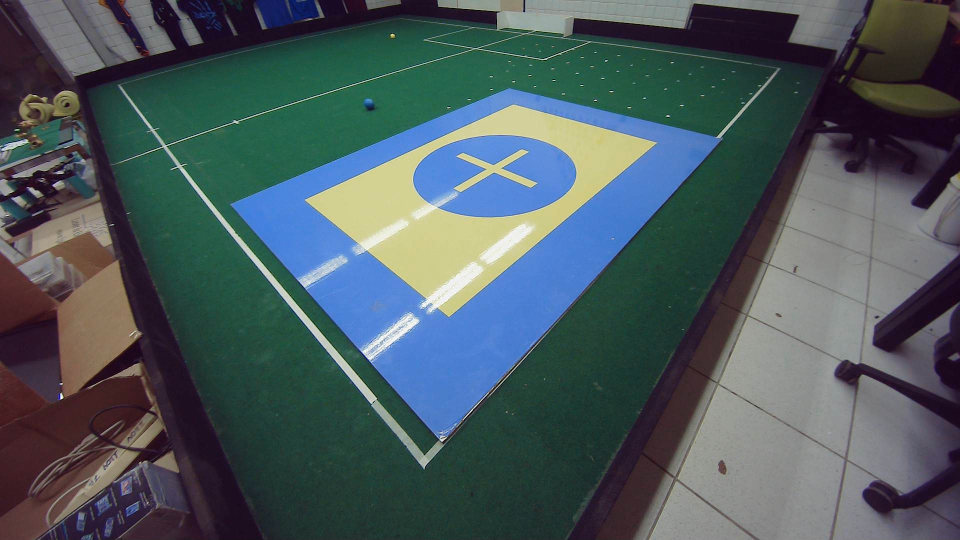
#> input picture basegrande.jpg, 1920 x 1080 px, found by its file name (shown at 1/2 size)
$ python colorfiltering.py
#> lines starting #> are read from the running program, lines starting #| are printed output that depends on the picture; after the words box and inside, x2 and y2 are one past the last pixel; in counts of white or black regions, pixels touching at a corner belong together
import cv2
import numpy as np
from matplotlib import pyplot as plt

# Caminho para a pasta onde está a imagem
caminho_pasta = '/seu/caminho/aqui'
arquivo = 'basegrande.jpg'

# Lendo a imagem especificada no caminho definido anteriormente
frame = cv2.imread(f"{caminho_pasta}/{arquivo}")
#> frame is the input picture: shape (1080, 1920, 3); mean B, G, R 93.3, 89.3, 74.9

# Convertendo a imagem para o espaço de cores HSV (Hue, Saturation, Value)
hsv = cv2.cvtColor(frame, cv2.COLOR_BGR2HSV)
#> hsv: shape (1080, 1920, 3); mean H, S, V 91, 101.3, 104.6

# Definindo os intervalos de cores azul e amarelo
lower_blue = np.array([135, 68, 32])
upper_blue = np.array([255, 178, 127])

lower_yellow = np.array([110, 167, 176])
upper_yellow = np.array([182, 224, 229])

# Criando máscaras para as cores azul e amarelo
mask1 = cv2.inRange(frame, lower_blue, upper_blue)
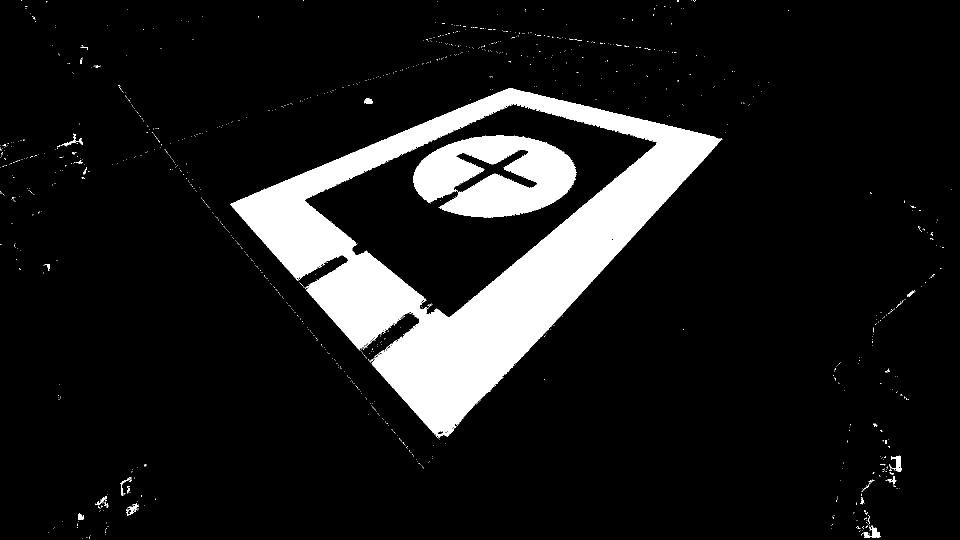
#> mask1: shape (1080, 1920) (shown at 1/2 size); 11.1% white; 1061 white regions (1035 under 20 px), largest, box (x1, y1, x2, y2) and area: (460, 176, 1445, 876) 189296, (826, 270, 1153, 435) 35985, (1723, 1051, 1762, 1076) 396
mask2 = cv2.inRange(frame, lower_yellow, upper_yellow)
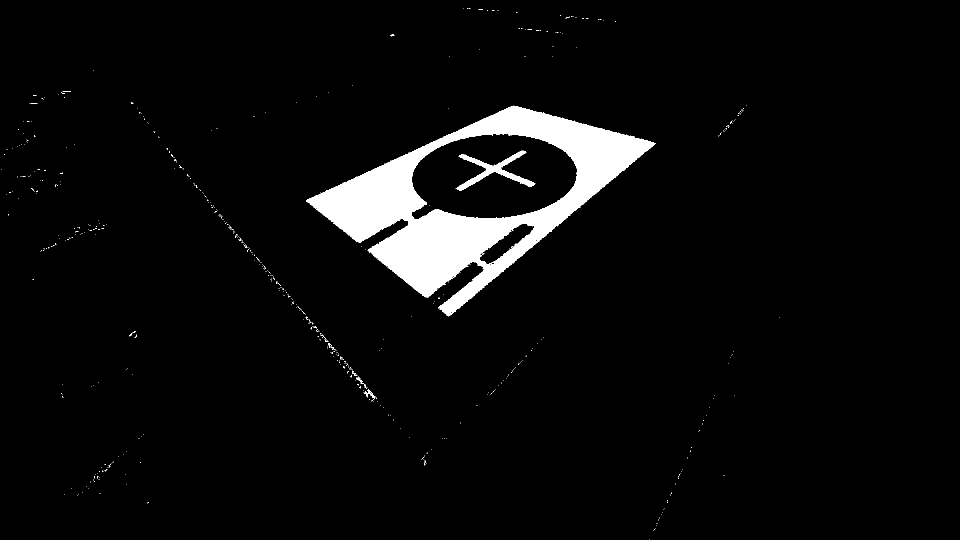
#> mask2: shape (1080, 1920) (shown at 1/2 size); 4.4% white; 615 white regions (607 under 20 px), largest, box (x1, y1, x2, y2) and area: (613, 211, 1312, 633) 87611, (911, 301, 1071, 381) 2844, (735, 778, 751, 800) 77

# Combinando as máscaras usando a operação bitwise OR
mask = cv2.bitwise_or(mask1, mask2)
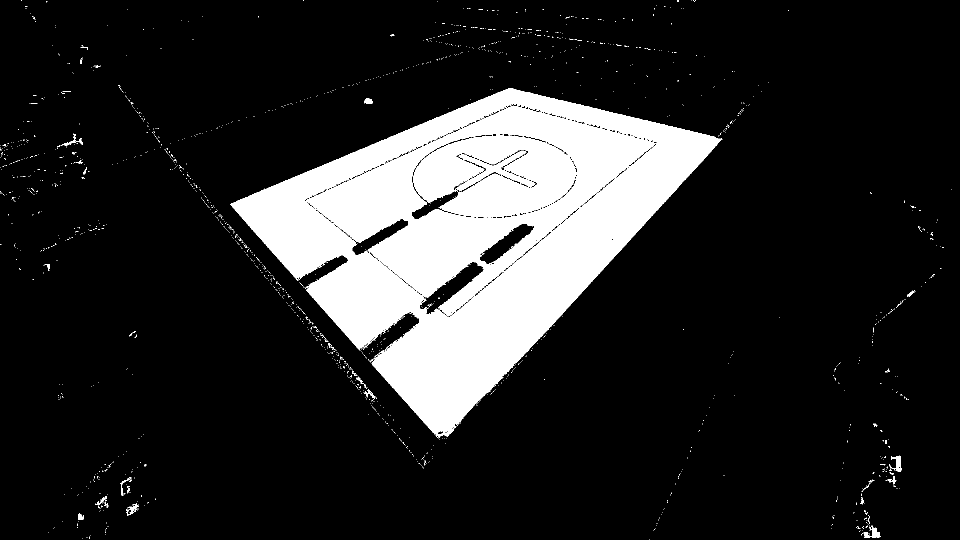
#> mask: shape (1080, 1920) (shown at 1/2 size); 15.5% white; 1661 white regions (1630 under 20 px), largest, box (x1, y1, x2, y2) and area: (460, 176, 1445, 876) 315746, (1723, 1051, 1762, 1076) 396, (1782, 911, 1804, 944) 353

# Aplicando a máscara combinada à imagem original
color_image = cv2.bitwise_and(frame, frame, mask=mask)
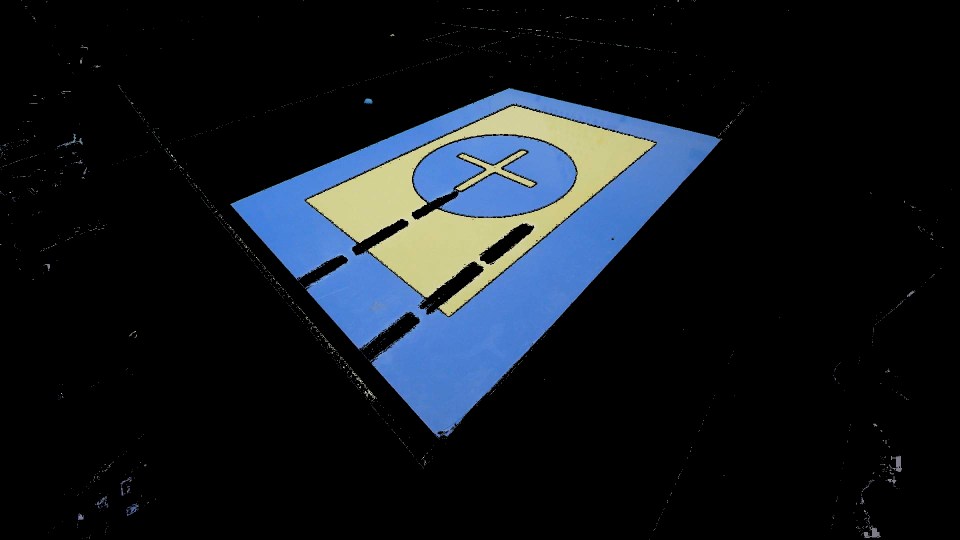
#> color_image: shape (1080, 1920, 3) (shown at 1/2 size); mean B, G, R 29.7, 23.8, 18.4

# Exibindo a imagem resultante
cv2.imshow('Color Image', color_image)
cv2.waitKey(0)
cv2.destroyAllWindows()
